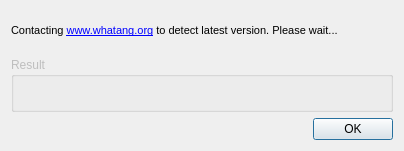
<?xml version="1.0" encoding="UTF-8"?>
<ui version="4.0">
 <class>VersionDownloader</class>
 <widget class="QDialog" name="VersionDownloader">
  <property name="windowModality">
   <enum>Qt::ApplicationModal</enum>
  </property>
  <property name="geometry">
   <rect>
    <x>0</x>
    <y>0</y>
    <width>404</width>
    <height>151</height>
   </rect>
  </property>
  <property name="windowTitle">
   <string>Finding new version information</string>
  </property>
  <layout class="QVBoxLayout" name="verticalLayout">
   <item>
    <widget class="QLabel" name="message">
     <property name="text">
      <string>&lt;!DOCTYPE HTML PUBLIC &quot;-//W3C//DTD HTML 4.0//EN&quot; &quot;http://www.w3.org/TR/REC-html40/strict.dtd&quot;&gt;
&lt;html&gt;&lt;head&gt;&lt;meta name=&quot;qrichtext&quot; content=&quot;1&quot; /&gt;&lt;style type=&quot;text/css&quot;&gt;
p, li { white-space: pre-wrap; }
&lt;/style&gt;&lt;/head&gt;&lt;body style=&quot; font-family:'MS Shell Dlg 2'; font-size:8.25pt; font-weight:400; font-style:normal;&quot;&gt;
&lt;p style=&quot; margin-top:0px; margin-bottom:0px; margin-left:0px; margin-right:0px; -qt-block-indent:0; text-indent:0px;&quot;&gt;&lt;span style=&quot; font-size:8pt;&quot;&gt;Contacting &lt;/span&gt;&lt;a href=&quot;htttp://www.whatang.org&quot;&gt;&lt;span style=&quot; text-decoration: underline; color:#0000ff;&quot;&gt;www.whatang.org&lt;/span&gt;&lt;/a&gt;&lt;span style=&quot; font-size:8pt;&quot;&gt; to detect latest version. Please wait...&lt;/span&gt;&lt;/p&gt;&lt;/body&gt;&lt;/html&gt;</string>
     </property>
    </widget>
   </item>
   <item>
    <widget class="QGroupBox" name="resultBox">
     <property name="enabled">
      <bool>false</bool>
     </property>
     <property name="title">
      <string>Result</string>
     </property>
     <layout class="QVBoxLayout" name="verticalLayout_2">
      <item>
       <widget class="QLabel" name="resultLabel">
        <property name="text">
         <string/>
        </property>
       </widget>
      </item>
     </layout>
    </widget>
   </item>
   <item>
    <widget class="QDialogButtonBox" name="buttonBox">
     <property name="orientation">
      <enum>Qt::Horizontal</enum>
     </property>
     <property name="standardButtons">
      <set>QDialogButtonBox::Ok</set>
     </property>
    </widget>
   </item>
  </layout>
 </widget>
 <resources/>
 <connections>
  <connection>
   <sender>buttonBox</sender>
   <signal>accepted()</signal>
   <receiver>VersionDownloader</receiver>
   <slot>accept()</slot>
   <hints>
    <hint type="sourcelabel">
     <x>248</x>
     <y>254</y>
    </hint>
    <hint type="destinationlabel">
     <x>157</x>
     <y>274</y>
    </hint>
   </hints>
  </connection>
  <connection>
   <sender>buttonBox</sender>
   <signal>rejected()</signal>
   <receiver>VersionDownloader</receiver>
   <slot>reject()</slot>
   <hints>
    <hint type="sourcelabel">
     <x>316</x>
     <y>260</y>
    </hint>
    <hint type="destinationlabel">
     <x>286</x>
     <y>274</y>
    </hint>
   </hints>
  </connection>
 </connections>
</ui>
